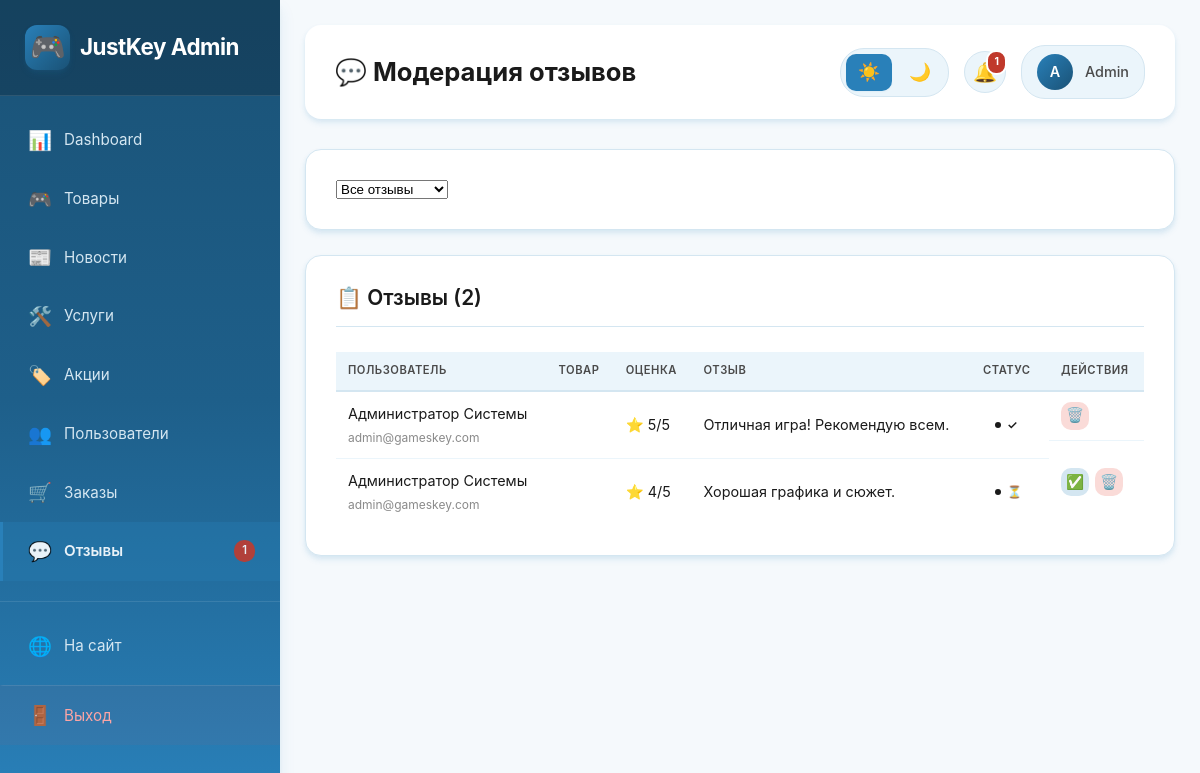
Screenshot of /admin/reviews.php (signed in) with the database file from the repository.
### tables this page shows
CREATE TABLE reviews (
    id INT AUTO_INCREMENT PRIMARY KEY,
    product_id INT NOT NULL,
    user_id INT NOT NULL,
    rating INT NOT NULL CHECK (rating >= 1 AND rating <= 5),
    comment TEXT NOT NULL,
    is_approved BOOLEAN DEFAULT FALSE,
    created_at TIMESTAMP DEFAULT CURRENT_TIMESTAMP,
    updated_at TIMESTAMP DEFAULT CURRENT_TIMESTAMP ON UPDATE CURRENT_TIMESTAMP,
    FOREIGN KEY (product_id) REFERENCES products(id) ON DELETE CASCADE,
    FOREIGN KEY (user_id) REFERENCES users(id) ON DELETE CASCADE,
    UNIQUE KEY unique_user_product_review (product_id, user_id)
);

CREATE TABLE users (
    id INT AUTO_INCREMENT PRIMARY KEY,
    email VARCHAR(255) UNIQUE NOT NULL,
    login VARCHAR(100) UNIQUE NOT NULL,
    password VARCHAR(255) NOT NULL,
    full_name VARCHAR(255) NOT NULL,
    nickname VARCHAR(100) UNIQUE NOT NULL,
    birth_date DATE NOT NULL,
    gender ENUM('male', 'female', 'other') NOT NULL,
    avatar VARCHAR(255) DEFAULT 'default-avatar.png',
    role ENUM('user', 'admin') DEFAULT 'user',
    created_at TIMESTAMP DEFAULT CURRENT_TIMESTAMP,
    last_login TIMESTAMP NULL,
    is_active BOOLEAN DEFAULT TRUE
);

### admin/reviews.php (the view, shortened to what this page needs)
<?php
require_once '../config.php';
$filter = $_GET['filter'] ?? 'all';
$sql = "SELECT r.*, u.email, u.full_name, u.nickname, p.name as product_name FROM reviews r
        JOIN users u ON r.user_id = u.id
        LEFT JOIN products p ON r.product_id = p.id
        WHERE 1";
$sql .= " ORDER BY r.created_at DESC";
$stmt = $pdo->query($sql);
$reviews = $stmt->fetchAll();
?>
<!DOCTYPE html>
<html lang="ru">
<head>
    <link rel="stylesheet" href="../style.css">
    <link rel="stylesheet" href="admin-style.css">
</head>
<body class="admin-body">
    <div class="admin-container">
        <?php include 'includes/sidebar.php'; ?>
        <main class="admin-main">
            <header class="admin-header">
                <h1>💬 Модерация отзывов</h1>
                <?php include 'includes/theme-toggle.php'; ?>
            </header>
            <div class="admin-form">
                <form method="GET" style="display: flex; gap: 15px;">
                    <select name="filter" onchange="this.form.submit()">
                        <option value="all" <?= $filter == 'all' ? 'selected' : '' ?>>Все отзывы</option>
                    </select>
                </form>
            </div>
            <div class="admin-form">
                <h2>📋 Отзывы (<?= count($reviews) ?>)</h2>
                <table class="admin-table admin-table-compact">
                    <thead>
                        <tr>
                            <th>Пользователь</th>
                            <th>Товар</th>
                            <th>Оценка</th>
                            <th>Отзыв</th>
                            <th>Статус</th>
                            <th>Действия</th>
                        </tr>
                    </thead>
                    <tbody>
                        <?php foreach ($reviews as $review): ?>
                        <tr>
                            <td>
                                <?= htmlspecialchars($review['full_name'] ?? $review['nickname'] ?? $review['email'] ?? 'Клиент') ?><br>
                                <small style="color:var(--text-muted);font-size:0.75rem;"><?= htmlspecialchars($review['email'] ?? '-') ?></small>
                            </td>
                            <td><?= htmlspecialchars($review['product_name'] ?? 'Удален') ?></td>
                            <td>⭐ <?= $review['rating'] ?>/5</td>
                            <td><?= htmlspecialchars(mb_substr($review['comment'], 0, 80)) ?><?= mb_strlen($review['comment']) > 80 ? '...' : '' ?></td>
                            <td>
                                <?php $isApproved = isset($review['is_approved']) && $review['is_approved'] == 1; ?>
                                <span class="status-badge status-badge-<?= $isApproved ? 'active' : 'inactive' ?>">
                                    <?= $isApproved ? '✓' : '⏳' ?>
                                </span>
                            </td>
                            <td class="actions actions-compact">
                                <?php if (!$isApproved): ?>
                                    <form method="POST" style="display:inline;">
                                        <button type="submit" class="btn-icon btn-edit" title="Одобрить">✅</button>
                                    </form>
                                <?php endif; ?>
                                <form method="POST" style="display:inline;" onsubmit="return confirm('Удалить отзыв?')">
                                    <button type="submit" class="btn-icon btn-delete" title="Удалить">🗑️</button>
                                </form>
                            </td>
                        </tr>
                        <?php endforeach; ?>
                    </tbody>
                </table>
            </div>
        </main>
    </div>
</body>
</html>

### style.css (style rules this page uses)
:root { --primary-color: #2980b9; --primary-dark: #1f6391; --primary-light: #3498db; --secondary-color: #1a5276; --accent-color: #f39c12; --bg-primary: #ffffff; --bg-secondary: #f5f9fc; --bg-tertiary: #ebf5fb; --bg-card: #ffffff; --text-primary: #1a1a1a; --text-secondary: #4a4a4a; --text-muted: #8a8a8a; --border-color: #d6eaf8; --shadow-sm: 0 1px 2px 0 rgba(41, 128, 185, 0.06); --shadow-md: 0 4px 6px -1px rgba(41, 128, 185, 0.1); --shadow-lg: 0 10px 15px -3px rgba(41, 128, 185, 0.1); --shadow-xl: 0 20px 25px -5px rgba(41, 128, 185, 0.12); --success-color: #27ae60; --warning-color: #f39c12; --error-color: #e74c3c; --info-color: #2980b9; --gradient-primary: linear-gradient(135deg, #2980b9 0%, #1a5276 100%); --gradient-secondary: linear-gradient(135deg, #3498db 0%, #2980b9 100%); --gradient-gaming: linear-gradient(135deg, #2980b9 0%, #0e3a52 100%); }
* { margin: 0; padding: 0; box-sizing: border-box; }
html { scroll-behavior: smooth; font-size: 16px; }
body { font-family: 'Inter', -apple-system, BlinkMacSystemFont, 'Segoe UI', Roboto, sans-serif; background-color: var(--bg-primary); color: var(--text-primary); line-height: 1.6; transition: background-color 0.3s ease, color 0.3s ease; overflow-x: hidden; }
h1, h2, h3, h4, h5, h6 { font-weight: 700; line-height: 1.2; margin-bottom: 1rem; }
h1 { font-size: 3rem; }
h2 { font-size: 2.5rem; }
.btn-icon { width: 42px; height: 42px; border-radius: 10px; background: var(--bg-secondary); border: none; color: var(--text-primary); cursor: pointer; display: flex; align-items: center; justify-content: center; transition: all 0.3s ease; position: relative; font-size: 1.2rem; }

### rows the page displays
reviews: user.full_name "Администратор Системы", user.email "admin@gameskey.com", rating "5", comment "Отличная игра! Рекомендую всем."
reviews: user.full_name "Администратор Системы", user.email "admin@gameskey.com", rating "4", comment "Хорошая графика и сюжет."

### other values shown
$pending_count "1"
min($total_notifications, 99) "1"
substr($_SESSION['login'] ?? 'A', 0, 1) "A"
$_SESSION['login'] "Admin"
count($reviews) "2"
